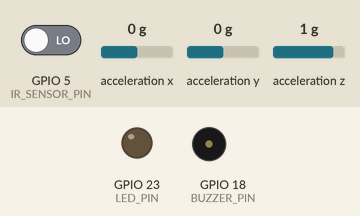
Simulated run of this sketch. Board: ESP32. Parts: output pins drawn as LEDs (lit = HIGH), buzzer (waves = sounding, pin HIGH). Wiring (inferred from the names in the program): MPU-6050 motion sensor at I2C address 0x68. The test bench sets the inputs (shaded band); at power-on: acceleration x 0 g, GPIO 5 (IR_SENSOR_PIN) LOW, acceleration y 0 g, acceleration z 1 g. WiFi joins after 1.5 s; servers stay silent unless stated; uploads are accepted with an empty reply; the local clock reads 2024-03-15 10:24:30 at power-on unless the sketch sets it; what the sketch prints to the serial monitor is not drawn.

Above: at 2.7 s.
2.8 s: acceleration x set to -0.4 g
4.3 s: acceleration x set to -0.7 g
At 5.7 s:
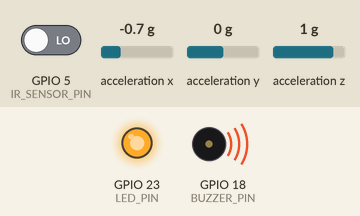
6.0 s: acceleration x set to 0 g
At 7.3 s:
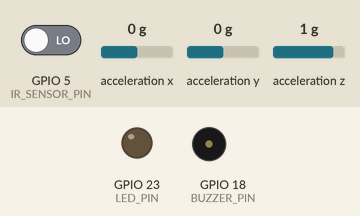
7.7 s: acceleration x set to -1.4 g
At 8.7 s:
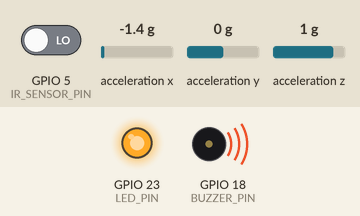
Timing chart, 0 to 10.4 s (numbered marks = the images above; inputs shaded):
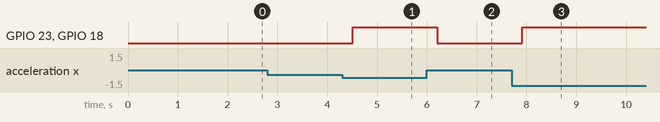

The sketch:

DROWZY_TESTED_WORKING.ino
```cpp
#include <Wire.h>
#include <WiFi.h>
#include <HTTPClient.h>
#include <math.h>

// Wi-Fi credentials
const char* ssid = "GalaXy M118416 ANANYA";
const char* password = "avh22222";

// Firebase details
const String firebaseHost = "https://driver-drowziness-detection-default-rtdb.firebaseio.com/";
String driverID = "D001";

// Pins
#define IR_SENSOR_PIN 5
#define BUZZER_PIN 18
#define LED_PIN 23

// MPU6050
const int MPU_addr = 0x68;
const float pitchThreshold = 30.0;

// Timers
unsigned long eyeClosedStart = 0;
const unsigned long drowsyThreshold = 5000; // 5 sec
bool alertTriggered = false;

void setup() {
  Serial.begin(115200);

  pinMode(IR_SENSOR_PIN, INPUT);
  pinMode(BUZZER_PIN, OUTPUT);
  pinMode(LED_PIN, OUTPUT);

  Wire.begin();
  Wire.beginTransmission(MPU_addr);
  Wire.write(0x6B); // power management
  Wire.write(0);    // wake up MPU6050
  Wire.endTransmission(true);

  // Wi-Fi connect
  WiFi.begin(ssid, password);
  Serial.print("Connecting to WiFi");
  while (WiFi.status() != WL_CONNECTED) {
    delay(500); Serial.print(".");
  }
  Serial.println(" Connected!");

  configTime(0, 0, "pool.ntp.org", "time.nist.gov");
}

void loop() {
  // --- IR SENSOR ---
  int eyeStatus = digitalRead(IR_SENSOR_PIN);  // HIGH = closed, LOW = open
  bool eyeClosed = (eyeStatus == HIGH);
  unsigned long currentTime = millis();

  // --- MPU6050 ---
  int16_t AcX, AcY, AcZ;
  Wire.beginTransmission(MPU_addr);
  Wire.write(0x3B);
  Wire.endTransmission(false);
  Wire.requestFrom(MPU_addr, 6, true);
  AcX = Wire.read() << 8 | Wire.read();
  AcY = Wire.read() << 8 | Wire.read();
  AcZ = Wire.read() << 8 | Wire.read();

  float ax = AcX / 16384.0;
  float ay = AcY / 16384.0;
  float az = AcZ / 16384.0;

  float pitch = atan2(ax, sqrt(ay * ay + az * az)) * 180.0 / PI;
  Serial.print("Pitch: "); Serial.println(pitch);

  bool headNodding = abs(pitch) > pitchThreshold;

  // --- Drowsiness Detection ---
  bool drowsy = false;

  if (eyeClosed) {
    if (eyeClosedStart == 0) {
      eyeClosedStart = currentTime;
    }
    if ((currentTime - eyeClosedStart >= drowsyThreshold)) {
      drowsy = true;
    }
  } else {
    eyeClosedStart = 0;
  }

  if (drowsy || headNodding) {
    if (!alertTriggered) {
      Serial.println("DROWSINESS DETECTED 🚨");
      digitalWrite(BUZZER_PIN, HIGH);
      digitalWrite(LED_PIN, HIGH);
      sendToFirebase(true);
      alertTriggered = true;
    }
  } else {
    Serial.println("Normal state");
    digitalWrite(BUZZER_PIN, LOW);
    digitalWrite(LED_PIN, LOW);
    if (alertTriggered) {
      sendToFirebase(false);
      alertTriggered = false;
    }
  }

  delay(500);
}

void sendToFirebase(bool isDrowsy) {
  if (WiFi.status() == WL_CONNECTED) {
    HTTPClient http;

    String url = firebaseHost + "/drivers/" + driverID + ".json";
    String payload = "{\"drowsy\":" + String(isDrowsy ? "true" : "false") +
                     ",\"timestamp\":\"" + getTimeStamp() + "\"}";

    http.begin(url);
    http.addHeader("Content-Type", "application/json");

    int httpCode = http.PUT(payload);

    if (httpCode > 0) {
      Serial.println("Firebase Response: " + http.getString());
    } else {
      Serial.println("Firebase Error: " + String(httpCode));
    }

    http.end();
  } else {
    Serial.println("WiFi not connected");
  }
}

String getTimeStamp() {
  time_t now;
  struct tm timeinfo;
  if (!getLocalTime(&timeinfo)) return "NA";
  char buf[20];
  strftime(buf, sizeof(buf), "%Y-%m-%d %H:%M:%S", &timeinfo);
  return String(buf);
}
```

Measured:
- the behaviour switches between -0.5 and -0.6 g on acceleration x (found by bisection; images 0 and 1)
- after the input at 2.8 s, every drawn part: stays the same
- after the input at 4.3 s, GPIO 23 (LED_PIN), GPIO 18 (BUZZER_PIN): LOW → HIGH after 0.21 s
- after the input at 6.0 s, GPIO 23 (LED_PIN), GPIO 18 (BUZZER_PIN): HIGH → LOW after 0.21 s
- after the input at 7.7 s, GPIO 23 (LED_PIN), GPIO 18 (BUZZER_PIN): LOW → HIGH after 0.22 s
